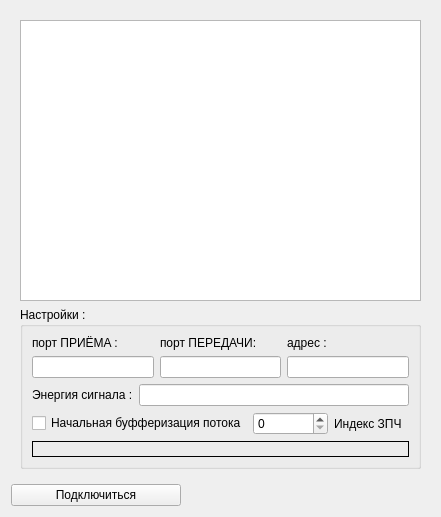
<?xml version="1.0" encoding="UTF-8"?>
<ui version="4.0">
 <class>Widget_Exch_IQ</class>
 <widget class="QWidget" name="Widget_Exch_IQ">
  <property name="geometry">
   <rect>
    <x>0</x>
    <y>0</y>
    <width>441</width>
    <height>517</height>
   </rect>
  </property>
  <property name="sizePolicy">
   <sizepolicy hsizetype="Preferred" vsizetype="Expanding">
    <horstretch>0</horstretch>
    <verstretch>0</verstretch>
   </sizepolicy>
  </property>
  <property name="minimumSize">
   <size>
    <width>0</width>
    <height>300</height>
   </size>
  </property>
  <property name="windowTitle">
   <string>Widget_Exch_DTE</string>
  </property>
  <layout class="QGridLayout" name="gridLayout">
   <item row="0" column="0">
    <widget class="QWidget" name="widget" native="true">
     <layout class="QVBoxLayout" name="verticalLayout_5">
      <item>
       <widget class="QTextEdit" name="te_info">
        <property name="maximumSize">
         <size>
          <width>16777215</width>
          <height>16777215</height>
         </size>
        </property>
        <property name="sizeAdjustPolicy">
         <enum>QAbstractScrollArea::AdjustToContentsOnFirstShow</enum>
        </property>
        <property name="readOnly">
         <bool>true</bool>
        </property>
       </widget>
      </item>
      <item>
       <widget class="QGroupBox" name="grB_settings_3">
        <property name="minimumSize">
         <size>
          <width>0</width>
          <height>0</height>
         </size>
        </property>
        <property name="maximumSize">
         <size>
          <width>16777215</width>
          <height>16777215</height>
         </size>
        </property>
        <property name="layoutDirection">
         <enum>Qt::LeftToRight</enum>
        </property>
        <property name="title">
         <string>Настройки :</string>
        </property>
        <layout class="QVBoxLayout" name="verticalLayout_4">
         <item>
          <layout class="QHBoxLayout" name="horizontalLayout_3">
           <item>
            <layout class="QVBoxLayout" name="verticalLayout">
             <item>
              <widget class="QLabel" name="label_7">
               <property name="maximumSize">
                <size>
                 <width>16777215</width>
                 <height>16777215</height>
                </size>
               </property>
               <property name="text">
                <string>порт ПРИЁМA :</string>
               </property>
              </widget>
             </item>
             <item>
              <widget class="QLineEdit" name="le_port_bind"/>
             </item>
            </layout>
           </item>
           <item>
            <layout class="QVBoxLayout" name="verticalLayout_2">
             <item>
              <widget class="QLabel" name="label_8">
               <property name="maximumSize">
                <size>
                 <width>16777215</width>
                 <height>16777215</height>
                </size>
               </property>
               <property name="text">
                <string>порт ПЕРЕДАЧИ:</string>
               </property>
              </widget>
             </item>
             <item>
              <widget class="QLineEdit" name="le_port_cor">
               <property name="minimumSize">
                <size>
                 <width>0</width>
                 <height>20</height>
                </size>
               </property>
              </widget>
             </item>
            </layout>
           </item>
           <item>
            <layout class="QVBoxLayout" name="verticalLayout_3">
             <item>
              <widget class="QLabel" name="label_2">
               <property name="text">
                <string>адрес :</string>
               </property>
              </widget>
             </item>
             <item>
              <widget class="QLineEdit" name="le_adr_cor">
               <property name="minimumSize">
                <size>
                 <width>0</width>
                 <height>20</height>
                </size>
               </property>
              </widget>
             </item>
            </layout>
           </item>
          </layout>
         </item>
         <item>
          <layout class="QHBoxLayout" name="horizontalLayout_4">
           <item>
            <layout class="QHBoxLayout" name="horizontalLayout">
             <item>
              <widget class="QLabel" name="label_3">
               <property name="text">
                <string>Энергия сигнала :</string>
               </property>
              </widget>
             </item>
             <item>
              <widget class="QLineEdit" name="le_energy">
               <property name="readOnly">
                <bool>true</bool>
               </property>
              </widget>
             </item>
            </layout>
           </item>
           <item>
            <layout class="QHBoxLayout" name="horizontalLayout_2"/>
           </item>
          </layout>
         </item>
         <item>
          <layout class="QHBoxLayout" name="horizontalLayout_6">
           <item>
            <widget class="QCheckBox" name="ch_start_buff">
             <property name="text">
              <string>Начальная буфферизация потока</string>
             </property>
            </widget>
           </item>
           <item>
            <layout class="QHBoxLayout" name="horizontalLayout_5">
             <item>
              <widget class="QSpinBox" name="sp_ZPCH">
               <property name="maximum">
                <number>127</number>
               </property>
              </widget>
             </item>
             <item>
              <widget class="QLabel" name="label">
               <property name="text">
                <string>Индекс ЗПЧ</string>
               </property>
              </widget>
             </item>
            </layout>
           </item>
          </layout>
         </item>
         <item>
          <widget class="QLabel" name="lb_err_lost">
           <property name="frameShape">
            <enum>QFrame::Panel</enum>
           </property>
           <property name="text">
            <string/>
           </property>
          </widget>
         </item>
        </layout>
       </widget>
      </item>
     </layout>
    </widget>
   </item>
   <item row="1" column="0">
    <widget class="QPushButton" name="pb_net">
     <property name="sizePolicy">
      <sizepolicy hsizetype="Minimum" vsizetype="Minimum">
       <horstretch>0</horstretch>
       <verstretch>0</verstretch>
      </sizepolicy>
     </property>
     <property name="minimumSize">
      <size>
       <width>30</width>
       <height>2</height>
      </size>
     </property>
     <property name="maximumSize">
      <size>
       <width>170</width>
       <height>40</height>
      </size>
     </property>
     <property name="text">
      <string> Подключиться </string>
     </property>
    </widget>
   </item>
  </layout>
 </widget>
 <resources/>
 <connections/>
</ui>
